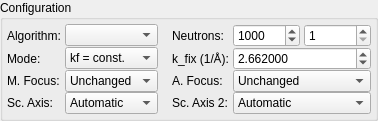
        <widget class="QGroupBox" name="groupBoxCfg">
         <property name="title">
          <string>Configuration</string>
         </property>
         <layout class="QGridLayout" name="gridLayout_7">
          <property name="leftMargin">
           <number>4</number>
          </property>
          <property name="topMargin">
           <number>4</number>
          </property>
          <property name="rightMargin">
           <number>4</number>
          </property>
          <property name="bottomMargin">
           <number>4</number>
          </property>
          <property name="horizontalSpacing">
           <number>4</number>
          </property>
          <property name="verticalSpacing">
           <number>0</number>
          </property>
          <item row="2" column="0">
           <widget class="QLabel" name="label_12">
            <property name="sizePolicy">
             <sizepolicy hsizetype="Fixed" vsizetype="Preferred">
              <horstretch>0</horstretch>
              <verstretch>0</verstretch>
             </sizepolicy>
            </property>
            <property name="text">
             <string>M. Focus:</string>
            </property>
           </widget>
          </item>
          <item row="2" column="3">
           <widget class="QLabel" name="label_13">
            <property name="sizePolicy">
             <sizepolicy hsizetype="Fixed" vsizetype="Preferred">
              <horstretch>0</horstretch>
              <verstretch>0</verstretch>
             </sizepolicy>
            </property>
            <property name="text">
             <string>A. Focus:</string>
            </property>
           </widget>
          </item>
          <item row="2" column="1">
           <widget class="QComboBox" name="comboFocMono">
            <property name="sizePolicy">
             <sizepolicy hsizetype="Preferred" vsizetype="Fixed">
              <horstretch>4</horstretch>
              <verstretch>0</verstretch>
             </sizepolicy>
            </property>
            <item>
             <property name="text">
              <string>Unchanged</string>
             </property>
            </item>
            <item>
             <property name="text">
              <string>Flat</string>
             </property>
            </item>
            <item>
             <property name="text">
              <string>Horizontal</string>
             </property>
            </item>
            <item>
             <property name="text">
              <string>Vertical</string>
             </property>
            </item>
            <item>
             <property name="text">
              <string>Both</string>
             </property>
            </item>
           </widget>
          </item>
          <item row="0" column="1">
           <widget class="QComboBox" name="comboAlgo">
            <property name="sizePolicy">
             <sizepolicy hsizetype="Preferred" vsizetype="Fixed">
              <horstretch>4</horstretch>
              <verstretch>0</verstretch>
             </sizepolicy>
            </property>
           </widget>
          </item>
          <item row="1" column="4" colspan="2">
           <widget class="QDoubleSpinBox" name="spinKfix">
            <property name="sizePolicy">
             <sizepolicy hsizetype="Preferred" vsizetype="Fixed">
              <horstretch>2</horstretch>
              <verstretch>0</verstretch>
             </sizepolicy>
            </property>
            <property name="decimals">
             <number>6</number>
            </property>
            <property name="singleStep">
             <double>0.001000000000000</double>
            </property>
            <property name="value">
             <double>2.662000000000000</double>
            </property>
           </widget>
          </item>
          <item row="2" column="4" colspan="2">
           <widget class="QComboBox" name="comboFocAna">
            <property name="sizePolicy">
             <sizepolicy hsizetype="Preferred" vsizetype="Fixed">
              <horstretch>2</horstretch>
              <verstretch>0</verstretch>
             </sizepolicy>
            </property>
            <item>
             <property name="text">
              <string>Unchanged</string>
             </property>
            </item>
            <item>
             <property name="text">
              <string>Flat</string>
             </property>
            </item>
            <item>
             <property name="text">
              <string>Horizontal</string>
             </property>
            </item>
            <item>
             <property name="text">
              <string>Vertical</string>
             </property>
            </item>
            <item>
             <property name="text">
              <string>Both</string>
             </property>
            </item>
           </widget>
          </item>
          <item row="0" column="0">
           <widget class="QLabel" name="label_6">
            <property name="sizePolicy">
             <sizepolicy hsizetype="Fixed" vsizetype="Preferred">
              <horstretch>0</horstretch>
              <verstretch>0</verstretch>
             </sizepolicy>
            </property>
            <property name="text">
             <string>Algorithm:</string>
            </property>
           </widget>
          </item>
          <item row="0" column="2">
           <spacer name="horizontalSpacer">
            <property name="orientation">
             <enum>Qt::Horizontal</enum>
            </property>
            <property name="sizeType">
             <enum>QSizePolicy::Fixed</enum>
            </property>
            <property name="sizeHint" stdset="0">
             <size>
              <width>10</width>
              <height>20</height>
             </size>
            </property>
           </spacer>
          </item>
          <item row="1" column="0">
           <widget class="QLabel" name="label_10">
            <property name="sizePolicy">
             <sizepolicy hsizetype="Fixed" vsizetype="Preferred">
              <horstretch>0</horstretch>
              <verstretch>0</verstretch>
             </sizepolicy>
            </property>
            <property name="text">
             <string>Mode:</string>
            </property>
           </widget>
          </item>
          <item row="0" column="5">
           <widget class="QSpinBox" name="spinSampleSteps">
            <property name="sizePolicy">
             <sizepolicy hsizetype="Preferred" vsizetype="Fixed">
              <horstretch>1</horstretch>
              <verstretch>0</verstretch>
             </sizepolicy>
            </property>
            <property name="toolTip">
             <string>Monte-Carlo steps for sample convolution (only for Eckold-Sobolev algorithm).</string>
            </property>
            <property name="minimum">
             <number>1</number>
            </property>
            <property name="maximum">
             <number>999999999</number>
            </property>
            <property name="singleStep">
             <number>100</number>
            </property>
           </widget>
          </item>
          <item row="1" column="1">
           <widget class="QComboBox" name="comboFixedK">
            <property name="sizePolicy">
             <sizepolicy hsizetype="Preferred" vsizetype="Fixed">
              <horstretch>4</horstretch>
              <verstretch>0</verstretch>
             </sizepolicy>
            </property>
            <property name="currentIndex">
             <number>1</number>
            </property>
            <item>
             <property name="text">
              <string>ki = const.</string>
             </property>
            </item>
            <item>
             <property name="text">
              <string>kf = const.</string>
             </property>
            </item>
           </widget>
          </item>
          <item row="0" column="3">
           <widget class="QLabel" name="label_7">
            <property name="sizePolicy">
             <sizepolicy hsizetype="Fixed" vsizetype="Preferred">
              <horstretch>0</horstretch>
              <verstretch>0</verstretch>
             </sizepolicy>
            </property>
            <property name="text">
             <string>Neutrons:</string>
            </property>
           </widget>
          </item>
          <item row="1" column="3">
           <widget class="QLabel" name="label_11">
            <property name="sizePolicy">
             <sizepolicy hsizetype="Fixed" vsizetype="Preferred">
              <horstretch>0</horstretch>
              <verstretch>0</verstretch>
             </sizepolicy>
            </property>
            <property name="text">
             <string>k_fix (1/Å):</string>
            </property>
           </widget>
          </item>
          <item row="0" column="4">
           <widget class="QSpinBox" name="spinNeutrons">
            <property name="sizePolicy">
             <sizepolicy hsizetype="Preferred" vsizetype="Fixed">
              <horstretch>1</horstretch>
              <verstretch>0</verstretch>
             </sizepolicy>
            </property>
            <property name="toolTip">
             <string>Monte-Carlo steps for overall convolution.</string>
            </property>
            <property name="suffix">
             <string/>
            </property>
            <property name="minimum">
             <number>0</number>
            </property>
            <property name="maximum">
             <number>999999999</number>
            </property>
            <property name="singleStep">
             <number>1000</number>
            </property>
            <property name="value">
             <number>1000</number>
            </property>
           </widget>
          </item>
          <item row="3" column="0">
           <widget class="QLabel" name="label_30">
            <property name="sizePolicy">
             <sizepolicy hsizetype="Fixed" vsizetype="Preferred">
              <horstretch>0</horstretch>
              <verstretch>0</verstretch>
             </sizepolicy>
            </property>
            <property name="text">
             <string>Sc. Axis:</string>
            </property>
           </widget>
          </item>
          <item row="3" column="1">
           <widget class="QComboBox" name="comboAxis">
            <property name="toolTip">
             <string>Automatic or manual selection of scan axis.</string>
            </property>
            <item>
             <property name="text">
              <string>Automatic</string>
             </property>
            </item>
            <item>
             <property name="text">
              <string>h</string>
             </property>
            </item>
            <item>
             <property name="text">
              <string>k</string>
             </property>
            </item>
            <item>
             <property name="text">
              <string>l</string>
             </property>
            </item>
            <item>
             <property name="text">
              <string>E</string>
             </property>
            </item>
           </widget>
          </item>
          <item row="3" column="3">
           <widget class="QLabel" name="label_31">
            <property name="sizePolicy">
             <sizepolicy hsizetype="Fixed" vsizetype="Preferred">
              <horstretch>0</horstretch>
              <verstretch>0</verstretch>
             </sizepolicy>
            </property>
            <property name="text">
             <string>Sc. Axis 2:</string>
            </property>
           </widget>
          </item>
          <item row="3" column="4" colspan="2">
           <widget class="QComboBox" name="comboAxis2">
            <property name="toolTip">
             <string>Automatic or manual selection of second scan axis for 2D maps.</string>
            </property>
            <item>
             <property name="text">
              <string>Automatic</string>
             </property>
            </item>
            <item>
             <property name="text">
              <string>h</string>
             </property>
            </item>
            <item>
             <property name="text">
              <string>k</string>
             </property>
            </item>
            <item>
             <property name="text">
              <string>l</string>
             </property>
            </item>
            <item>
             <property name="text">
              <string>E</string>
             </property>
            </item>
           </widget>
          </item>
         </layout>
        </widget>
